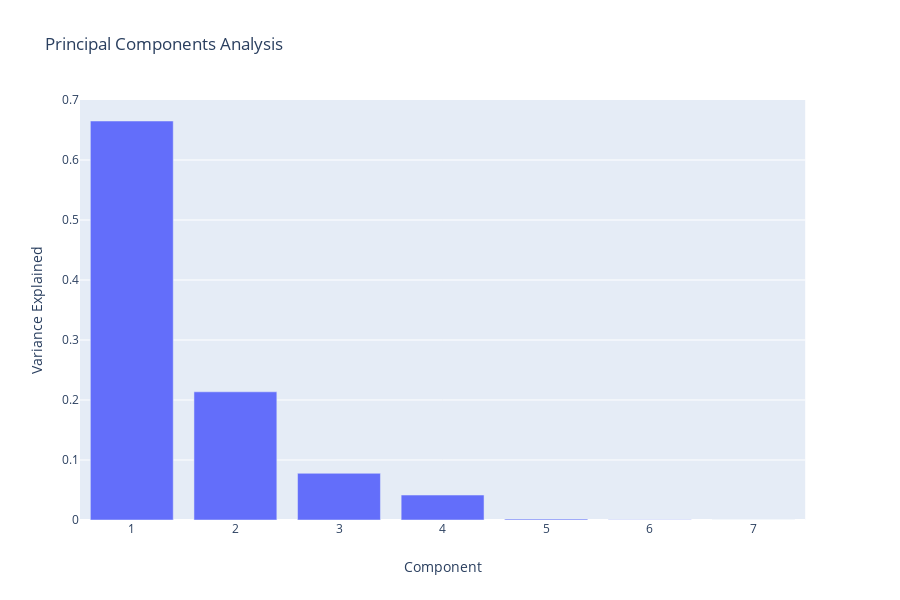

Here is the notebook cell this chart was saved with:
### Markdown cell above
### PCA

### Code cell
if method == "PCA":
    pca = sklearnPCA() # let's look at the first 3 components

    pc = pca.fit(df_returns.iloc[:w])

    pca_df = pd.DataFrame({"Component": list(range(1,len(assets_id) + 1)), "Variance Explained": pc.explained_variance_ratio_})

    fig = px.bar(pca_df, x='Component', y='Variance Explained',title='Principal Components Analysis')
    fig.show()
    pca = sklearnPCA(n_components=3) # let's look at the first 3 components


    idx = pd.MultiIndex.from_product([df_returns.index[w - 1:],
                                      assets_id],
                                     names=['Date', 'Assets'])
    df_cov_estimation = pd.DataFrame(0, idx, assets_id)
    df_corr_estimation = pd.DataFrame(0, idx, assets_id)
    df_std_estimation = pd.DataFrame(0, df_returns.index[w - 1:], assets_id)
    
    for i in range(0, len(df_returns) - (w - 1)):
        pc = pca.fit(df_returns.iloc[i:w+i])
        factor_ret = pc.transform(df_returns.iloc[i:w+i])
        cov_fac_ret = np.cov(factor_ret, rowvar=False)
        mu = pc.mean_
        factor_loadings =  pc.components_
        pred_fact_ret = factor_ret.dot(factor_loadings)
        for j in range(len(assets_id)):
            pred_fact_ret[j, :] += mu[j]
        unexplained_ret = df_returns.iloc[i:w+i] - pred_fact_ret
        unexplained_ret_cov = np.cov(unexplained_ret, rowvar=False)
        D = np.diag(unexplained_ret_cov)
        cov_estimated = factor_loadings.T.dot(cov_fac_ret.dot(factor_loadings)) + D
        df_cov_estimation.loc[df_returns.iloc[w+i-1].name] = cov_estimated
        corr_matrix, stds = cov2corr(cov_estimated, True)
        df_corr_estimation.loc[df_returns.iloc[w+i-1].name] = corr_matrix
        df_std_estimation.loc[df_returns.iloc[w+i-1].name] = stds

### Figure 1 — Plotly figure (JSON) as saved in the notebook; plotly's stock layout.template omitted (floating-point values rounded to 4 significant figures)
{"data": [{"alignmentgroup": "True", "hoverlabel": {"namelength": 0}, "hovertemplate": "Component=%{x}<br>Variance Explained=%{y}", "legendgroup": "", "marker": {"color": "#636efa"}, "name": "", "offsetgroup": "", "orientation": "v", "showlegend": false, "textposition": "auto", "type": "bar", "x": [1, 2, 3, 4, 5, 6, 7], "xaxis": "x", "y": [0.6649, 0.2136, 0.07782, 0.04158, 0.001489, 0.0003617, 0.0001661], "yaxis": "y"}], "layout": {"barmode": "relative", "height": 600, "legend": {"tracegroupgap": 0}, "title": {"text": "Principal Components Analysis"}, "xaxis": {"anchor": "y", "domain": [0, 0.98], "title": {"text": "Component"}}, "yaxis": {"anchor": "x", "domain": [0, 1], "title": {"text": "Variance Explained"}}}}
